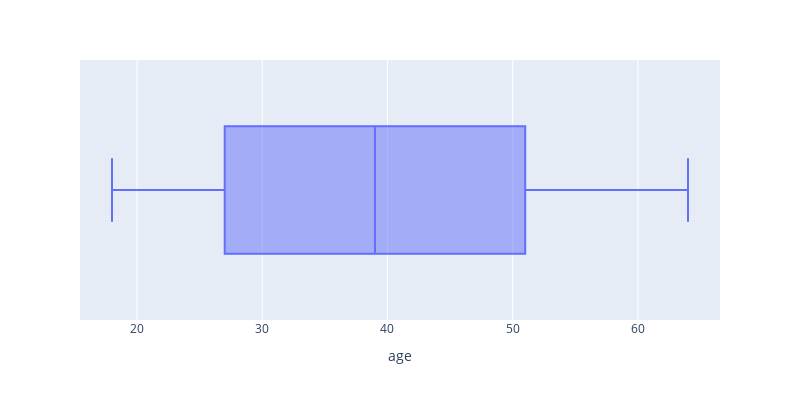

The notebook cell saved with this chart:
### Code cell
check_boxplot(df, 'age')

### Figure 1 — Plotly figure (JSON) as saved in the notebook; plotly's stock layout.template omitted (floating-point values rounded to 4 significant figures; data arrays with more than 128 entries replaced by an {"elided": "..."} marker saying what was removed)
{"data": [{"alignmentgroup": "True", "hovertemplate": "age=%{x}<extra></extra>", "legendgroup": "", "marker": {"color": "#636efa"}, "name": "", "notched": false, "offsetgroup": "", "orientation": "h", "showlegend": false, "type": "box", "x": {"elided": "1338 int values"}, "x0": " ", "xaxis": "x", "y0": " ", "yaxis": "y"}], "layout": {"boxmode": "group", "height": 400, "legend": {"tracegroupgap": 0}, "margin": {"t": 60}, "width": 800, "xaxis": {"anchor": "y", "domain": [0, 1], "title": {"text": "age"}}, "yaxis": {"anchor": "x", "domain": [0, 1]}}}
